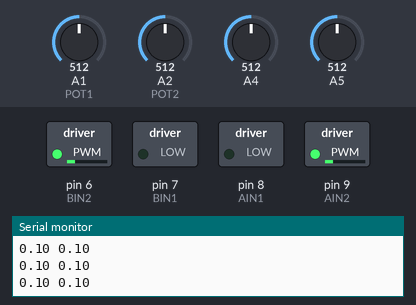
The sketch below on a simulated Arduino Uno, built with avr-gcc and run on an emulated ATmega328P. Shown: switched loads named in the sketch (green lamp = pin HIGH), the last lines printed to the serial monitor. Dashed ring = blinking. Inputs (shaded band) come from the test bench; at power-on: A4 = 512, A2 (POT2) = 512, A5 = 512, A1 (POT1) = 512.

Above: at 1.2 s.
1.3 s: A4 set to 529
At 1.61 s:
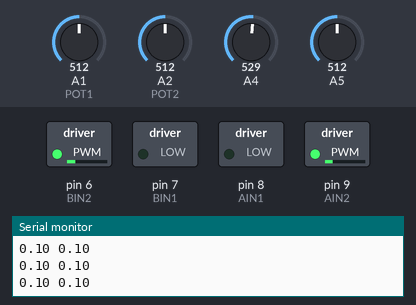
4.3 s: A2 (POT2) set to 992
At 7.25 s:
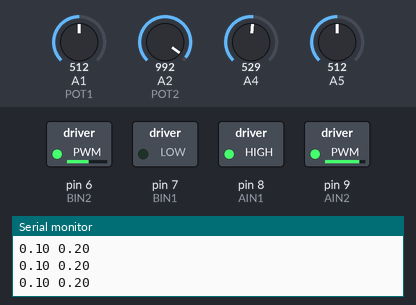
7.3 s: A5 set to 539
At 7.9 s:
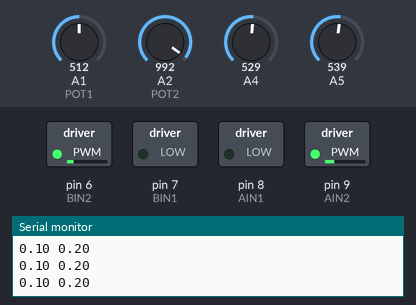
10.3 s: A5 set to 556
At 10.75 s:
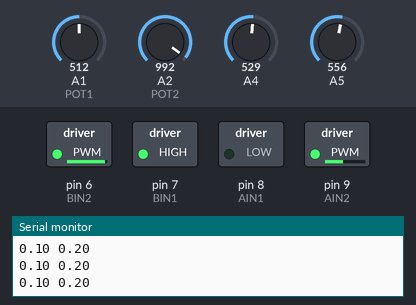
13.3 s: A4 set to 716
At 14.8 s:
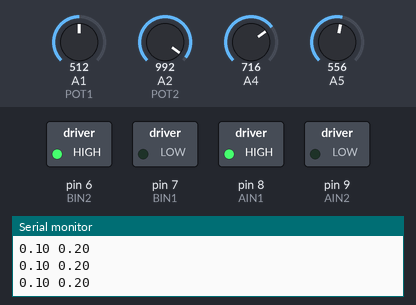
16.3 s: A1 (POT1) set to 30
Timing chart, 0 to 20.3 s (numbered marks = the images above; inputs shaded):
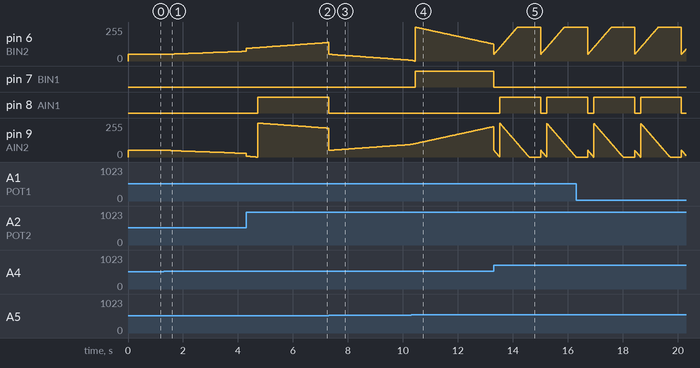

The sketch:

siguelineas_pid.ino
```cpp
// asigna nombres a los pines de la BATS
#define NEOPX 2
#define BOTON1 3
#define BOTON2 4
#define BIN2 6
#define BIN1 7
#define AIN1 8
#define AIN2 9
#define LED_V 10 //revisar en funcion de como se soldaron los LEDs
#define LED_A 11
#define LED_R 12
#define BUZZER 13
#define LDR A0
#define POT1 A1
#define POT2 A2

#define vel 50
#define paso 12

int giro = 0;
int i = 0;
int p = 0;
float kp = 0.1;
float ki = 0.1;

// esta parte se ejecutara solo una vez al principio
void setup() {
  Serial.begin(9600);
}

// esta parte se repetira en bucle para siempre
void loop()
{
  kp = (float)analogRead(POT1)/5000;
  ki = (float)analogRead(POT2)/5000;
  Serial.print(kp);
  Serial.print(" ");
  Serial.println(ki);
  p = analogRead(A4)/10 - analogRead(A5)/10;
  //Serial.println(p);
  i += p;
  if (i*p < 0) i=0;
  giro = kp*p + ki*i;
  //Serial.println(giro);
  drive(vel-giro, vel+giro, paso);
}

//función de movimiento de motores
//velocidad de las ruedas izquierda y derecha, positivo hacia delante, tiempo en milisegundos
void drive(int L, int R, int t)
{
//iniciar el modo de los pines para los motores
  pinMode(AIN1,OUTPUT);
  pinMode(AIN2,OUTPUT);
  pinMode(BIN1,OUTPUT);
  pinMode(BIN2,OUTPUT);

// evitar valores no válidos para el PWM
  L=constrain(L,-255,255);
  R=constrain(R,-255,255);

// poner valores a los pines
  digitalWrite(AIN1, L<0);
  analogWrite(AIN2, L+255*(L<0));
  digitalWrite(BIN1, R<0);
  analogWrite(BIN2, R+255*(R<0));

  delay(t);
}

//funcion de lectura de los sensores de ultrasonidos
long sonar(int trig)
{
  pinMode(trig, OUTPUT);
  digitalWrite(trig,LOW); // trigger envia un pulso ultrasónico
  delayMicroseconds(5);
  digitalWrite(trig, HIGH);
  delayMicroseconds(10);
  pinMode(trig, INPUT);
  unsigned long tiempo=pulseIn(trig, HIGH);    // echo espera a recibir la respuesta
  unsigned long distancia= int(0.17*tiempo);  // fórmula para calcular la distancia
  return distancia;
}
```

Measured:
- the behaviour switches between 539 and 540 on A5 (found by bisection; images 3 and 4)
- after the input at 1.3 s, pin 6 (BIN2): moves from 50/255 to 73/255 over 2.9 s, starting after 0.11 s; pin 9 (AIN2): moves from 50/255 to 27/255 over 2.9 s, starting after 0.11 s
- after the input at 4.3 s, pin 8 (AIN1): LOW → HIGH after 0.42 s
- after the input at 7.3 s, pin 8 (AIN1): HIGH → LOW at once
- after the input at 10.3 s, pin 7 (BIN1): LOW → HIGH after 0.15 s instead of 0.43 s
- after the input at 13.3 s, pin 7 (BIN1): HIGH → LOW at once; pin 8 (AIN1): LOW → HIGH after 0.22 s, → LOW 1.5 s later, → HIGH 0.21 s later
